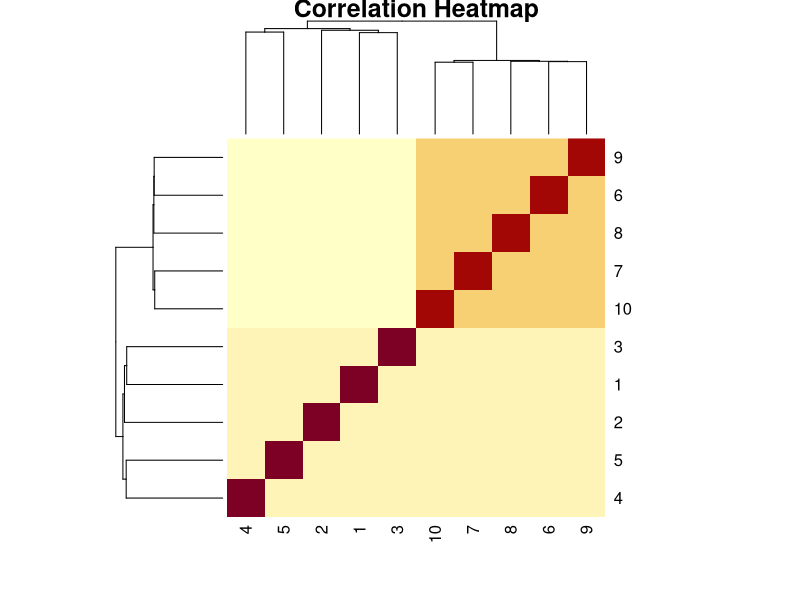
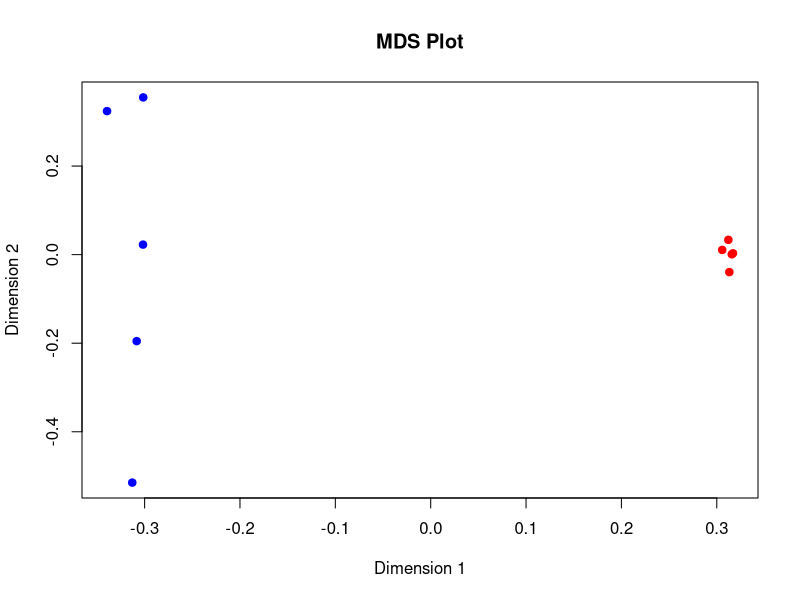
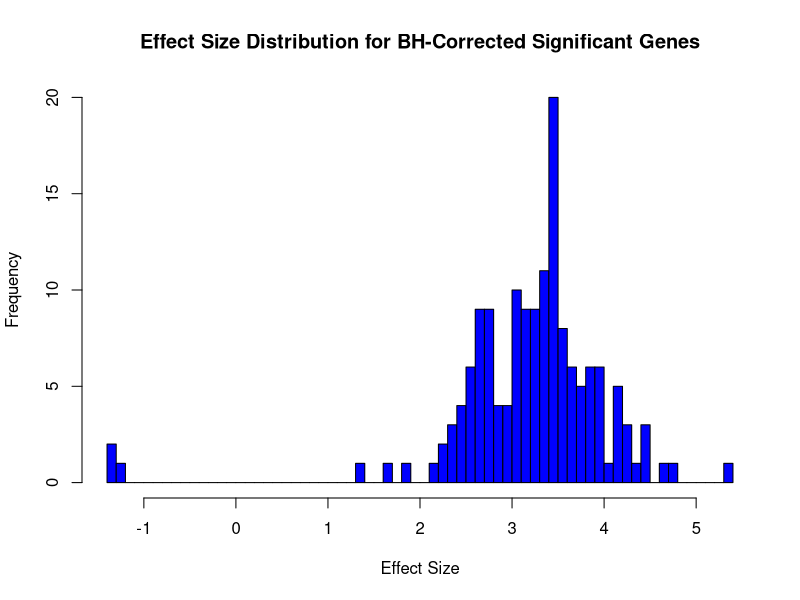

Here is the R script that generated these plots, in order:
# Random data for healthy samples
set.seed(123) # For reproducibility
healthy <- matrix(rnorm(10000 * 5, mean = 0, sd = 1), nrow = 10000, ncol = 5)

# Random data for cancer samples
cancer <- matrix(rnorm(10000 * 5, mean = 0, sd = 1), nrow = 10000, ncol = 5)
cancer[1:500, ] <- matrix(rnorm(500 * 5, mean = 3, sd = 1), nrow = 500, ncol = 5)

# Combine matrices and create PCA, correlation heatmap, MDS
combined_data <- cbind(healthy, cancer)

# Correlation matrix
cor_matrix <- cor(combined_data)

# Heatmap
heatmap(cor_matrix, main = "Correlation Heatmap")

# MDS
distance_matrix <- as.dist(1 - cor_matrix)
mds <- cmdscale(distance_matrix, eig = TRUE, k = 2)
plot(mds$points, col = rep(c("blue", "red"), each = 5), pch = 19,
     main = "MDS Plot", xlab = "Dimension 1", ylab = "Dimension 2")

# t-test for each gene
p_values <- numeric(nrow(healthy))
for (i in 1:nrow(healthy)) {
  t_stat <- (mean(healthy[i, ]) - mean(cancer[i, ])) /
    sqrt(var(healthy[i, ]) / ncol(healthy) + var(cancer[i, ]) / ncol(cancer))
  df <- (var(healthy[i, ]) / ncol(healthy) + var(cancer[i, ]) / ncol(cancer))^2 /
    ((var(healthy[i, ]) / ncol(healthy))^2 / (ncol(healthy) - 1) +
       (var(cancer[i, ]) / ncol(cancer))^2 / (ncol(cancer) - 1))
  p_values[i] <- 2 * pt(-abs(t_stat), df)
}

# Significant genes and false discovery rate (FDR)
sig_genes <- which(p_values < 0.05)
num_sig <- length(sig_genes)
true_sig_genes <- intersect(sig_genes, 1:500)
false_discoveries <- length(setdiff(sig_genes, 1:500))
fdr <- false_discoveries / num_sig

# FDR threshold with BH correction
ranked_pvalues <- rank(p_values)
adjusted_pvalues_bh <- p_values * length(p_values) / ranked_pvalues
adjusted_pvalues_bh[adjusted_pvalues_bh > 1] <- 1
sig_genes_bh <- which(adjusted_pvalues_bh <= 0.05)
num_sig_bh <- length(sig_genes_bh)
true_false_bh <- length(setdiff(sig_genes_bh, 1:500)) / num_sig_bh

# Bonferroni correction
adjusted_pvalues_bonf <- p_values * length(p_values)
adjusted_pvalues_bonf[adjusted_pvalues_bonf > 1] <- 1
sig_genes_bonf <- which(adjusted_pvalues_bonf <= 0.05)
num_sig_bonf <- length(sig_genes_bonf)
true_false_bonf <- length(setdiff(sig_genes_bonf, 1:500)) / num_sig_bonf

# Distribution of effect sizes for BH correction
effect_sizes <- rowMeans(cancer) - rowMeans(healthy)
effect_sizes_sig <- effect_sizes[sig_genes_bh]
hist(effect_sizes_sig, breaks = 50, col = "blue", main = "Effect Size Distribution for BH-Corrected Significant Genes",
     xlab = "Effect Size", ylab = "Frequency")

# Reproducibility
set.seed(321)
healthy2 <- matrix(rnorm(10000 * 5, mean = 0, sd = 1), nrow = 10000, ncol = 5)
cancer2 <- matrix(rnorm(10000 * 5, mean = 0, sd = 1), nrow = 10000, ncol = 5)
cancer2[1:500, ] <- matrix(rnorm(500 * 5, mean = 3, sd = 1), nrow = 500, ncol = 5)

p_values2 <- numeric(nrow(healthy2))
for (i in 1:nrow(healthy2)) {
  t_stat <- (mean(healthy2[i, ]) - mean(cancer2[i, ])) /
    sqrt(var(healthy2[i, ]) / ncol(healthy2) + var(cancer2[i, ]) / ncol(cancer2))
  df <- (var(healthy2[i, ]) / ncol(healthy2) + var(cancer2[i, ]) / ncol(cancer2))^2 /
    ((var(healthy2[i, ]) / ncol(healthy2))^2 / (ncol(healthy2) - 1) +
       (var(cancer2[i, ]) / ncol(cancer2))^2 / (ncol(cancer2) - 1))
  p_values2[i] <- 2 * pt(-abs(t_stat), df)
}

adjusted_pvalues2_bh <- p_values2 * length(p_values2) / rank(p_values2)
adjusted_pvalues2_bh[adjusted_pvalues2_bh > 1] <- 1
sig_genes2_bh <- which(adjusted_pvalues2_bh <= 0.05)

# Reproducibility
reproducibility <- length(intersect(sig_genes_bh, sig_genes2_bh)) / length(sig_genes_bh)

list(
  SignificantGenesAt05 = num_sig,
  FDR = fdr,
  SignificantGenesBH = num_sig_bh,
  TrueFalseBH = true_false_bh,
  SignificantGenesBonf = num_sig_bonf,
  TrueFalseBonf = true_false_bonf,
  Reproducibility = reproducibility
)
